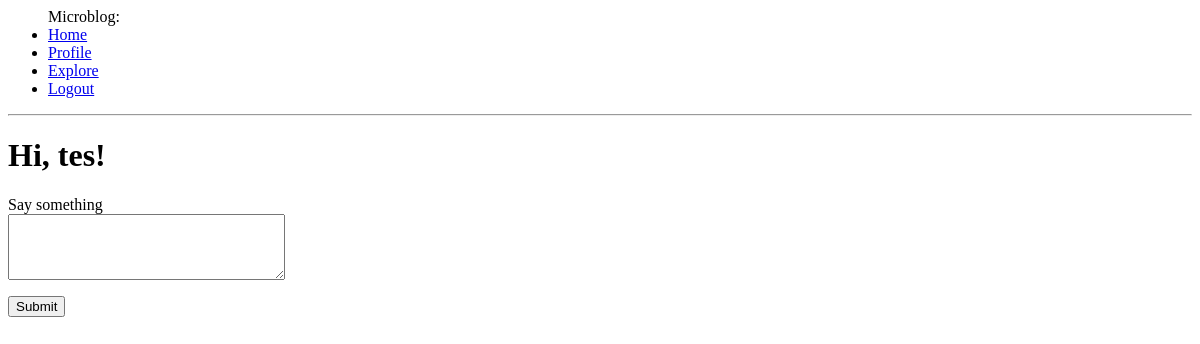
Before: /index (signed in) with the older database file.
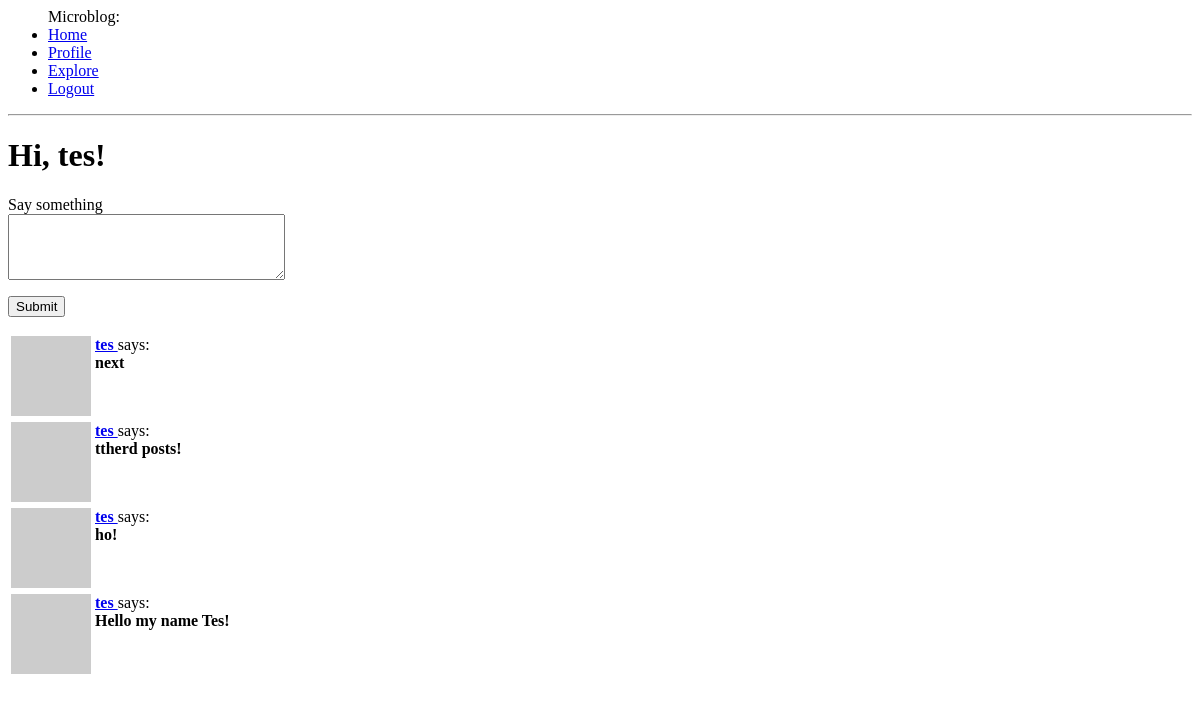
After: the same page with the newer database file.
### app/models.py (models this page shows, shortened)
class User(UserMixin ,db.Model):
    id = db.Column(db.Integer, primary_key=True)
    username = db.Column(db.String(64), unique=True, index=True)
    email = db.Column(db.String(120), unique=True, index=True)
    password_hash = db.Column(db.String(128))
    posts = db.relationship('Post', backref='author', lazy='dynamic')
    about_me = db.Column(db.String(128))
    last_seen = db.Column(db.DateTime, default=datetime.utcnow)
    followed = db.relationship(
        'User', secondary=followers,
        primaryjoin=(followers.c.follower_id == id),
        secondaryjoin=(followers.c.followed_id == id),
        backref=db.backref('followers', lazy='dynamic'),
        lazy='dynamic'
    )
    def avatar(self, size):
        digest = md5(self.email.lower().encode('utf-8')).hexdigest()
        return f'https://www.gravatar.com/avatar/{digest}?d=identicon&s={size}'
    def followed_posts(self):
        followed = Post.query.join(followers,
            followers.c.followed_id == Post.user_id).filter(
                followers.c.follower_id == self.id)
        own = Post.query.filter_by(user_id=self.id)
        return followed.union(own).order_by(Post.timestamp.desc())

class Post(db.Model):
    id = db.Column(db.Integer, primary_key=True)
    body = db.Column(db.String(140))
    timestamp = db.Column(db.DateTime, index=True, default=datetime.utcnow)
    user_id = db.Column(db.Integer, db.ForeignKey('user.id'))

### app/routes.py (the view)
@app.route('/', methods=['GET', 'POST'])
@app.route('/index', methods=['GET', 'POST'])
@login_required
def index():
    form = PostForm()
    if form.validate_on_submit():
        post = Post(body=form.post.data, author=current_user)
        db.session.add(post)
        db.session.commit()
        flash('Your post is now live!')
        return redirect(url_for('index'))
    page = request.args.get('page', 1, type=int)
    posts = current_user.followed_posts().paginate(
        page, app.config['POSTS_PER_PAGE'], False)
    next_url = url_for('index', page=posts.next_num) \
     if posts.has_next else None
    prev_url = url_for('index', page=posts.prev_num) \
     if posts.has_prev else None
    return render_template('index.html', title='Home', posts=posts.items, form=form,
                            prev_url=prev_url, next_url=next_url)

### app/forms.py
class PostForm(FlaskForm):
    post = TextAreaField('Say something',
        validators=[DataRequired(), Length(min=0, max=140)])
    submit = SubmitField('Submit')

### app/models.py (called while the page is built)
@login.user_loader
def load_user(id):
    return User.query.get(int(id))

### app/routes.py (called while the page is built)
@app.before_request
def before_request():
    if current_user.is_authenticated:
        current_user.last_seen = datetime.utcnow()
        db.session.commit()

### app/templates/index.html (shortened to what this page needs)
{% extends "base.html" %}
{% block content %}
    <h1>Hi, {{ current_user.username }}!</h1>
    {% if form %}
    <form action="" method="POST">
        <p>
            {{ form.post.label }}<br>
            {{ form.post(rows=4, cols=32) }}<br>
        </p>
        <p>{{ form.submit() }}</p>
    </form>
    {% endif %}
    {% for post in posts %}
        {% include "_post.html" %}
    {% endfor %}
{% endblock %}

### app/templates/base.html (shortened to what this page needs)
<html>
<head>
</head>
<body>
    <ul>Microblog:
        {% if current_user.is_anonymous %}
        <li><a href="{{ url_for('login') }}">Login</a></li>
        <li><a href="{{ url_for('register') }}">Register</a></li>
        {% else %}
        <li><a href="{{ url_for('index') }}">Home</a></li>
        <li><a href="{{ url_for('user', username=current_user.username) }}">Profile</a></li>
        <li><a href="{{ url_for('explore') }}">Explore</a></li>
        <li><a href="{{ url_for('logout') }}">Logout</a></li>
        {% endif %}
    </ul>
    <hr>
    {% block content %}{% endblock %}
</body>
</html>

### app/templates/_post.html
<table>
    <tr valign="top">
        <td><img src="{{ post.author.avatar(80) }}" alt="{{ post.author.username }} avatar"></td>
        <td><b>
            <a href="{{ url_for('user', username=post.author.username) }}">
            {{ post.author.username }}
                </a>
            </b>
            says: <b><br>{{ post.body }}</b></td>
    </tr>
</table>

Changed rows visible on the page:
added Post: author.username "tes", body "next"
added Post: author.username "tes", body "ttherd posts!"
added Post: author.username "tes", body "ho!"
added Post: author.username "tes", body "Hello my name Tes!"
